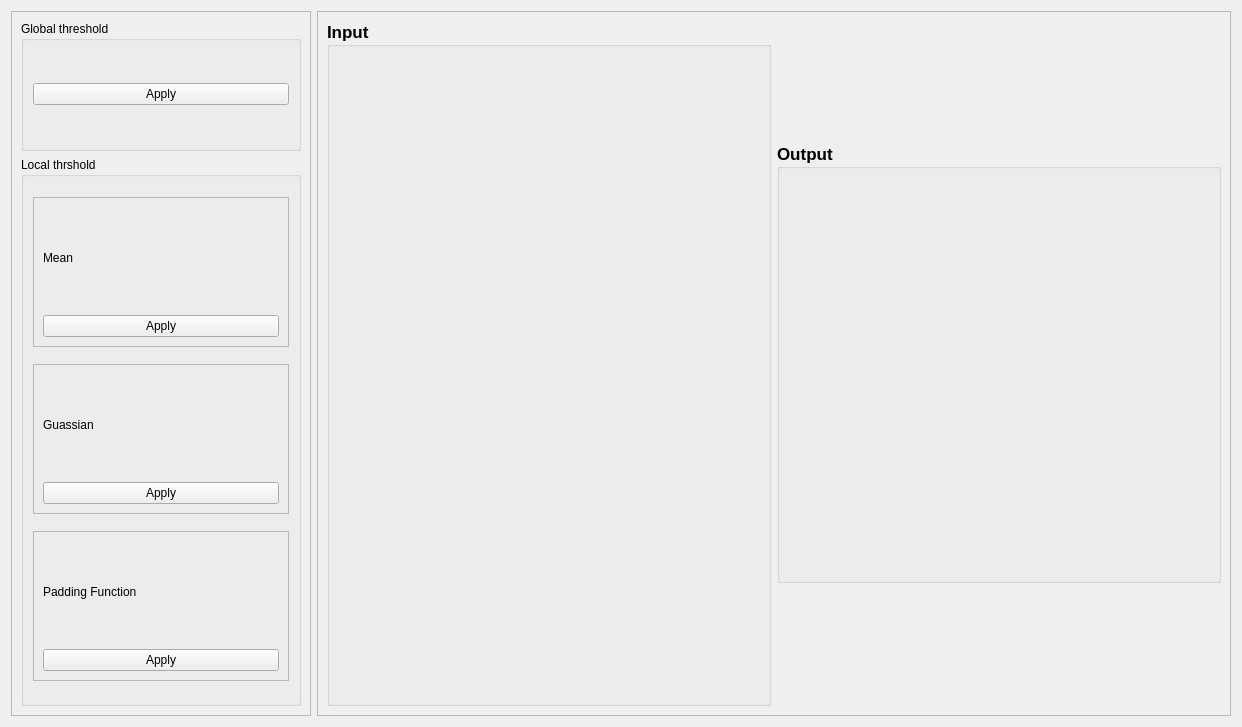
      <widget class="QWidget" name="Thresholding">
       <attribute name="title">
        <string>Thresholding</string>
       </attribute>
       <layout class="QHBoxLayout" name="horizontalLayout_3">
        <item>
         <widget class="QFrame" name="frame_21">
          <property name="minimumSize">
           <size>
            <width>300</width>
            <height>0</height>
           </size>
          </property>
          <property name="maximumSize">
           <size>
            <width>520</width>
            <height>16777215</height>
           </size>
          </property>
          <property name="frameShape">
           <enum>QFrame::StyledPanel</enum>
          </property>
          <property name="frameShadow">
           <enum>QFrame::Raised</enum>
          </property>
          <layout class="QVBoxLayout" name="verticalLayout_31">
           <item>
            <widget class="QGroupBox" name="groupBox_3">
             <property name="maximumSize">
              <size>
               <width>500</width>
               <height>130</height>
              </size>
             </property>
             <property name="title">
              <string>Global threshold</string>
             </property>
             <layout class="QVBoxLayout" name="verticalLayout_23">
              <item>
               <widget class="QPushButton" name="pushButton_10">
                <property name="text">
                 <string>Apply</string>
                </property>
               </widget>
              </item>
             </layout>
            </widget>
           </item>
           <item>
            <widget class="QGroupBox" name="groupBox_4">
             <property name="maximumSize">
              <size>
               <width>500</width>
               <height>16777215</height>
              </size>
             </property>
             <property name="title">
              <string>Local thrshold</string>
             </property>
             <layout class="QVBoxLayout" name="verticalLayout_27">
              <item>
               <widget class="QFrame" name="frame_19">
                <property name="maximumSize">
                 <size>
                  <width>16777215</width>
                  <height>150</height>
                 </size>
                </property>
                <property name="frameShape">
                 <enum>QFrame::StyledPanel</enum>
                </property>
                <property name="frameShadow">
                 <enum>QFrame::Raised</enum>
                </property>
                <layout class="QVBoxLayout" name="verticalLayout_28">
                 <item>
                  <widget class="QLabel" name="label_20">
                   <property name="text">
                    <string>Mean</string>
                   </property>
                  </widget>
                 </item>
                 <item>
                  <widget class="QPushButton" name="Local_Mean_btn">
                   <property name="text">
                    <string>Apply</string>
                   </property>
                  </widget>
                 </item>
                </layout>
               </widget>
              </item>
              <item>
               <widget class="QFrame" name="frame_20">
                <property name="maximumSize">
                 <size>
                  <width>16777215</width>
                  <height>150</height>
                 </size>
                </property>
                <property name="frameShape">
                 <enum>QFrame::StyledPanel</enum>
                </property>
                <property name="frameShadow">
                 <enum>QFrame::Raised</enum>
                </property>
                <layout class="QVBoxLayout" name="verticalLayout_29">
                 <item>
                  <widget class="QLabel" name="label_21">
                   <property name="text">
                    <string>Guassian</string>
                   </property>
                  </widget>
                 </item>
                 <item>
                  <widget class="QPushButton" name="Gussian_btn">
                   <property name="text">
                    <string>Apply</string>
                   </property>
                  </widget>
                 </item>
                </layout>
               </widget>
              </item>
              <item>
               <widget class="QFrame" name="frame_64">
                <property name="maximumSize">
                 <size>
                  <width>16777215</width>
                  <height>150</height>
                 </size>
                </property>
                <property name="frameShape">
                 <enum>QFrame::StyledPanel</enum>
                </property>
                <property name="frameShadow">
                 <enum>QFrame::Raised</enum>
                </property>
                <layout class="QVBoxLayout" name="verticalLayout_30">
                 <item>
                  <widget class="QLabel" name="label_70">
                   <property name="text">
                    <string>Padding Function</string>
                   </property>
                  </widget>
                 </item>
                 <item>
                  <widget class="QPushButton" name="Padding_btn">
                   <property name="text">
                    <string>Apply</string>
                   </property>
                  </widget>
                 </item>
                </layout>
               </widget>
              </item>
             </layout>
            </widget>
           </item>
          </layout>
         </widget>
        </item>
        <item>
         <widget class="QFrame" name="imageFrame">
          <property name="minimumSize">
           <size>
            <width>600</width>
            <height>0</height>
           </size>
          </property>
          <property name="frameShape">
           <enum>QFrame::StyledPanel</enum>
          </property>
          <property name="frameShadow">
           <enum>QFrame::Raised</enum>
          </property>
          <layout class="QHBoxLayout" name="horizontalLayout_2">
           <item>
            <widget class="QGroupBox" name="inputgroupBox">
             <property name="font">
              <font>
               <pointsize>13</pointsize>
               <bold>true</bold>
              </font>
             </property>
             <property name="title">
              <string>Input</string>
             </property>
             <layout class="QVBoxLayout" name="verticalLayout_11">
              <property name="topMargin">
               <number>0</number>
              </property>
              <property name="bottomMargin">
               <number>0</number>
              </property>
              <item>
               <widget class="QLabel" name="inputLabel">
                <property name="sizePolicy">
                 <sizepolicy hsizetype="Expanding" vsizetype="Expanding">
                  <horstretch>0</horstretch>
                  <verstretch>0</verstretch>
                 </sizepolicy>
                </property>
                <property name="minimumSize">
                 <size>
                  <width>420</width>
                  <height>325</height>
                 </size>
                </property>
                <property name="maximumSize">
                 <size>
                  <width>650</width>
                  <height>325</height>
                 </size>
                </property>
                <property name="text">
                 <string/>
                </property>
               </widget>
              </item>
              <item>
               <widget class="QLabel" name="label_72">
                <property name="sizePolicy">
                 <sizepolicy hsizetype="Expanding" vsizetype="Expanding">
                  <horstretch>0</horstretch>
                  <verstretch>0</verstretch>
                 </sizepolicy>
                </property>
                <property name="minimumSize">
                 <size>
                  <width>420</width>
                  <height>325</height>
                 </size>
                </property>
                <property name="maximumSize">
                 <size>
                  <width>650</width>
                  <height>325</height>
                 </size>
                </property>
                <property name="text">
                 <string/>
                </property>
               </widget>
              </item>
             </layout>
            </widget>
           </item>
           <item>
            <widget class="QGroupBox" name="outputGroupBox">
             <property name="minimumSize">
              <size>
               <width>0</width>
               <height>380</height>
              </size>
             </property>
             <property name="maximumSize">
              <size>
               <width>16777215</width>
               <height>440</height>
              </size>
             </property>
             <property name="font">
              <font>
               <pointsize>13</pointsize>
               <italic>false</italic>
               <bold>true</bold>
              </font>
             </property>
             <property name="title">
              <string>Output</string>
             </property>
             <layout class="QHBoxLayout" name="horizontalLayout_37">
              <item>
               <widget class="QLabel" name="grayscale_output">
                <property name="sizePolicy">
                 <sizepolicy hsizetype="Expanding" vsizetype="Expanding">
                  <horstretch>0</horstretch>
                  <verstretch>0</verstretch>
                 </sizepolicy>
                </property>
                <property name="minimumSize">
                 <size>
                  <width>420</width>
                  <height>350</height>
                 </size>
                </property>
                <property name="maximumSize">
                 <size>
                  <width>420</width>
                  <height>385</height>
                 </size>
                </property>
                <property name="text">
                 <string/>
                </property>
               </widget>
              </item>
             </layout>
            </widget>
           </item>
          </layout>
         </widget>
        </item>
       </layout>
      </widget>
